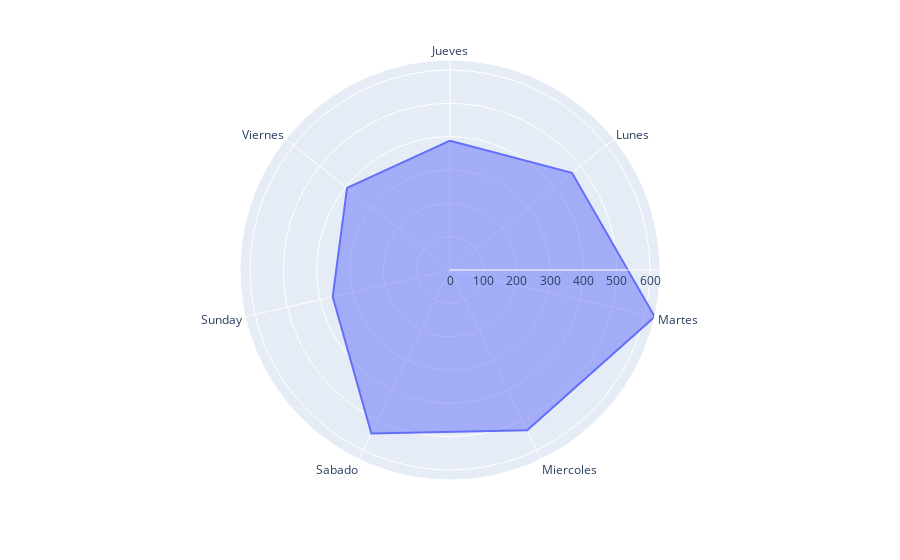

Notebook code cell kept with this figure:
### Code cell
fig = px.line_polar(day, r='messagecount', theta='day_of_date', line_close=True)
fig.update_traces(fill='toself')
fig.update_layout(
  polar=dict(
    radialaxis=dict(
      visible=True,
    )),
  showlegend=False
)
fig.show()

### Figure 1 — Plotly figure (JSON) as saved in the notebook; plotly's stock layout.template omitted (floating-point values rounded to 4 significant figures)
{"data": [{"fill": "toself", "hovertemplate": "messagecount=%{r}<br>day_of_date=%{theta}<extra></extra>", "legendgroup": "", "line": {"color": "#636efa", "dash": "solid"}, "mode": "lines", "name": "", "r": [388, 468, 630, 534, 544, 361, 395, 388], "showlegend": false, "subplot": "polar", "theta": ["Jueves", "Lunes", "Martes", "Miercoles", "Sabado", "Sunday", "Viernes", "Jueves"], "type": "scatterpolar"}], "layout": {"legend": {"tracegroupgap": 0}, "margin": {"t": 60}, "polar": {"angularaxis": {"direction": "clockwise", "rotation": 90}, "domain": {"x": [0, 1], "y": [0, 1]}, "radialaxis": {"visible": true}}, "showlegend": false}}
